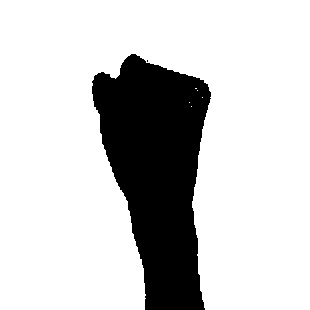
#> input picture data/testSet/0/1.jpg, 310 x 310 px, given in place of the camera
$ python collect-data.py
#> lines starting #> are read from the running program, lines starting #| are printed output that depends on the picture; after the words box and inside, x2 and y2 are one past the last pixel; in counts of white or black regions, pixels touching at a corner belong together; pictures that were not available may be replaced by others from this repository, and a replacement may not be noted
import cv2
import numpy as np
import os

# Create the directory structure
if not os.path.exists("data"):
    os.makedirs("data")
    os.makedirs("data/trainSet")
    os.makedirs("data/testSet")
    os.makedirs("data/trainSet/0")
    os.makedirs("data/trainSet/1")
    os.makedirs("data/trainSet/2")
    os.makedirs("data/trainSet/3")
    os.makedirs("data/trainSet/4")
    os.makedirs("data/trainSet/5")
    os.makedirs("data/testSet/0")
    os.makedirs("data/testSet/1")
    os.makedirs("data/testSet/2")
    os.makedirs("data/testSet/3")
    os.makedirs("data/testSet/4")
    os.makedirs("data/testSet/5")


# Train or test
mode = 'trainSet'
directory = 'data/'+mode+'/'

cap = cv2.VideoCapture(0)

while True:
    _, frame = cap.read()
#> frame is the input picture: shape (310, 310, 3); min 0, max 255, mean 203.6
    # Simulating mirror image
    frame = cv2.flip(frame, 1)
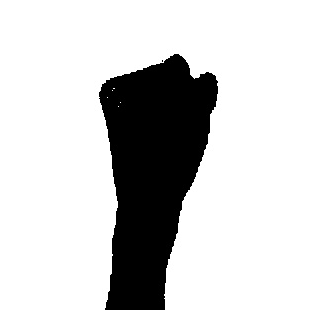
#> frame: shape (310, 310, 3); min 0, max 255, mean 203.6
    # Getting count of existing images
    count = {'zero': len(os.listdir(directory+"/0")),
             'one': len(os.listdir(directory+"/1")),
             'two': len(os.listdir(directory+"/2")),
             'three': len(os.listdir(directory+"/3")),
             'four': len(os.listdir(directory+"/4")),
             'five': len(os.listdir(directory+"/5"))}

    # Printing the count in each set to the screen
    cv2.putText(frame, "MODE : "+mode, (10, 50), cv2.FONT_HERSHEY_PLAIN, 1, (0,255,255), 1)
    cv2.putText(frame, "IMAGE COUNT", (10, 100), cv2.FONT_HERSHEY_PLAIN, 1, (0,255,255), 1)
    cv2.putText(frame, "ZERO : "+str(count['zero']), (10, 120), cv2.FONT_HERSHEY_PLAIN, 1, (0,255,255), 1)
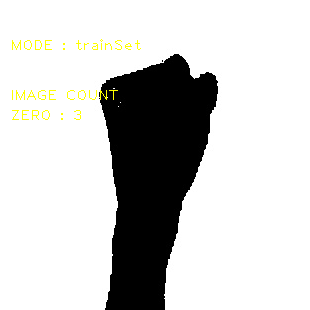
#> frame: shape (310, 310, 3); mean B, G, R 202.1, 203.7, 203.7
    cv2.putText(frame, "ONE : "+str(count['one']), (10, 140), cv2.FONT_HERSHEY_PLAIN, 1, (0,255,255), 1)
#> frame: shape (310, 310, 3); 0.1% of pixels changed, all inside (x1, y1, x2, y2) = (12, 130, 68, 140)
    cv2.putText(frame, "TWO : "+str(count['two']), (10, 160), cv2.FONT_HERSHEY_PLAIN, 1, (0,255,255), 1)
    cv2.putText(frame, "THREE : "+str(count['three']), (10, 180), cv2.FONT_HERSHEY_PLAIN, 1, (0,255,255), 1)
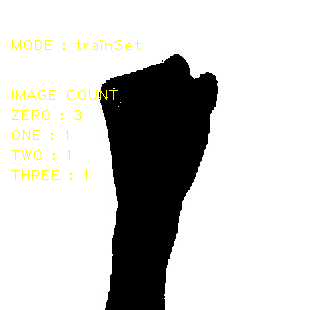
#> frame: shape (310, 310, 3); mean B, G, R 201.2, 203.7, 203.7
    cv2.putText(frame, "FOUR : "+str(count['four']), (10, 200), cv2.FONT_HERSHEY_PLAIN, 1, (0,255,255), 1)
    cv2.putText(frame, "FIVE : "+str(count['five']), (10, 220), cv2.FONT_HERSHEY_PLAIN, 1, (0,255,255), 1)
#> frame: shape (310, 310, 3); mean B, G, R 200.6, 203.7, 203.7

    # Coordinates of the ROI
    x1 = int(0.5*frame.shape[1])
#> x1 = 155
    y1 = 10
    x2 = frame.shape[1]-10
#> x2 = 300
    y2 = int(0.5*frame.shape[1])
#> y2 = 155
    # Drawing the ROI
    # The increment/decrement by 1 is to compensate for the bounding box
    cv2.rectangle(frame, (x1-1, y1-1), (x2+1, y2+1), (255,0,0) ,1)
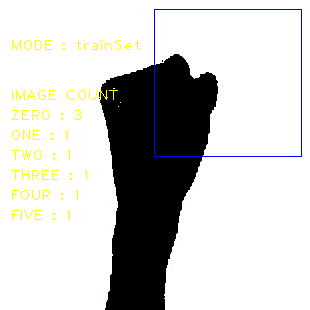
#> frame: shape (310, 310, 3); mean B, G, R 201, 202.5, 202.5
    # Extracting the ROI
    roi = frame[y1:y2, x1:x2]
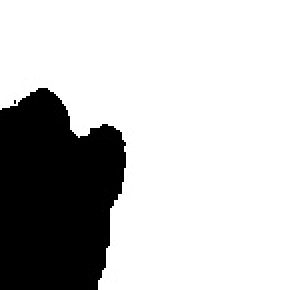
#> roi: shape (145, 145, 3) (shown 2 times larger); min 0, max 255, mean 193
    roi = cv2.resize(roi, (64, 64))
#> roi: shape (64, 64, 3)

    cv2.imshow("Frame", frame)

    roi = cv2.cvtColor(roi, cv2.COLOR_BGR2GRAY)
#> roi: shape (64, 64)
    _, roi = cv2.threshold(roi, 120, 255, cv2.THRESH_BINARY)
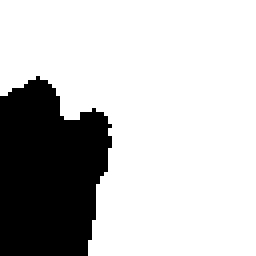
#> roi: shape (64, 64) (shown 4 times larger); 75.8% white; 1 black region, box (x1, y1, x2, y2) and area: (0, 19, 28, 64) 991
    cv2.imshow("ROI", roi)

    interrupt = cv2.waitKey(10)
#> (key Esc is pressed here)
    if interrupt & 0xFF == 27: # esc key
        break
    if interrupt & 0xFF == ord('0'):
        cv2.imwrite(directory+'0/'+str(count['zero'])+'.jpg', roi)
    if interrupt & 0xFF == ord('1'):
        cv2.imwrite(directory+'1/'+str(count['one'])+'.jpg', roi)
    if interrupt & 0xFF == ord('2'):
        cv2.imwrite(directory+'2/'+str(count['two'])+'.jpg', roi)
    if interrupt & 0xFF == ord('3'):
        cv2.imwrite(directory+'3/'+str(count['three'])+'.jpg', roi)
    if interrupt & 0xFF == ord('4'):
        cv2.imwrite(directory+'4/'+str(count['four'])+'.jpg', roi)
    if interrupt & 0xFF == ord('5'):
        cv2.imwrite(directory+'5/'+str(count['five'])+'.jpg', roi)

cap.release()
cv2.destroyAllWindows()
